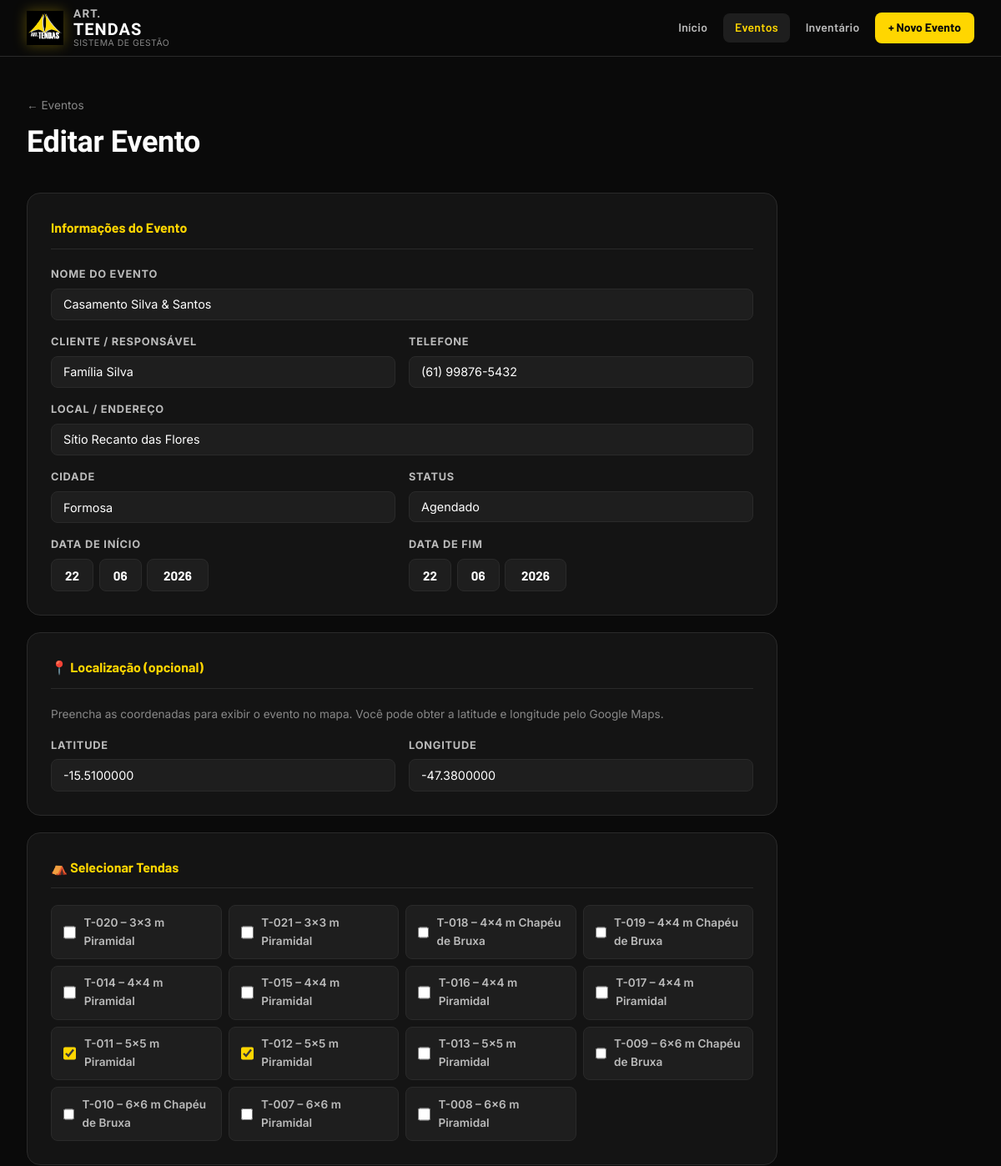
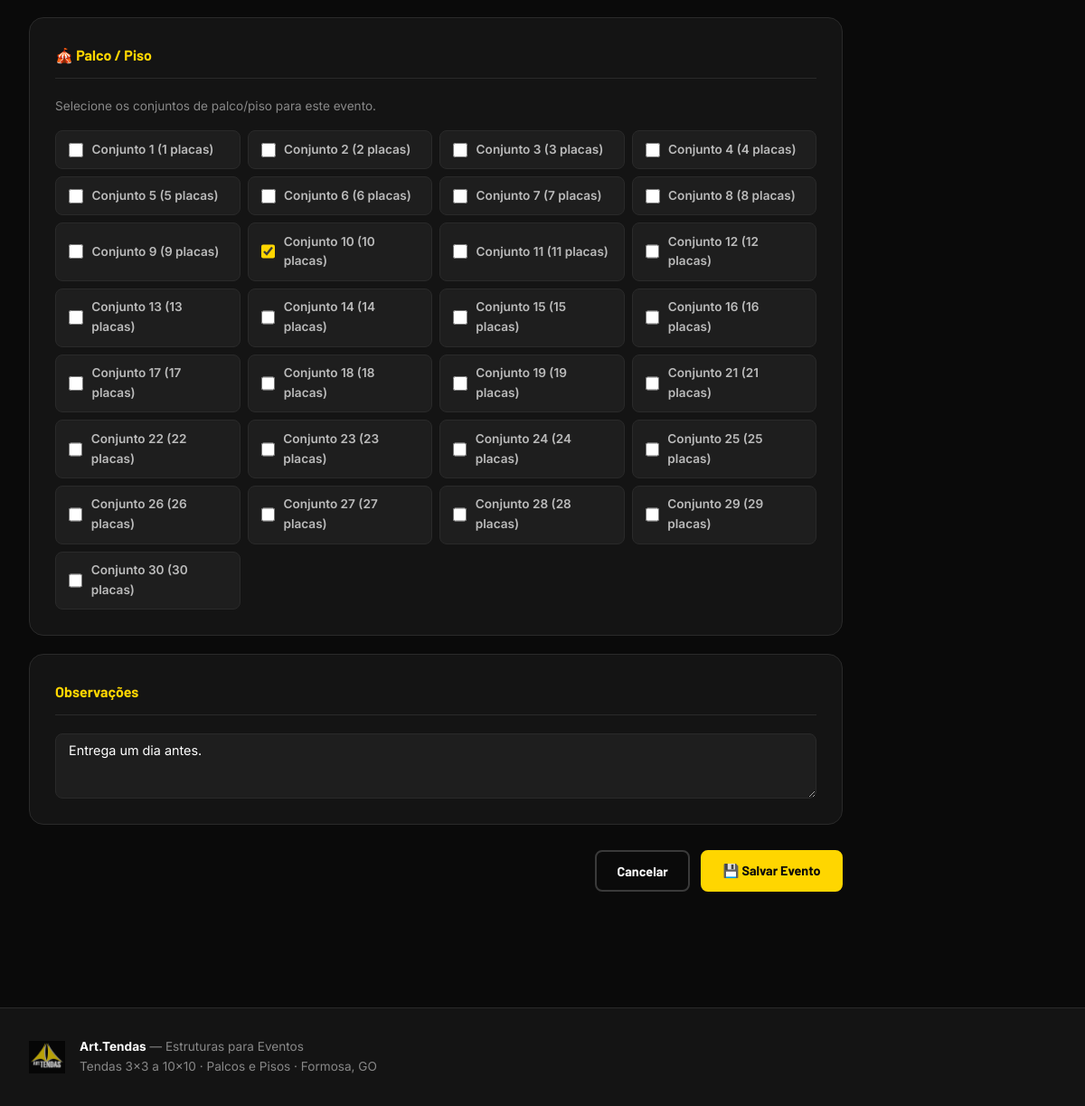
Screenshot of /eventos/2/editar/ with the database file from the repository (2 pictures, top to bottom).
### eventos/models.py (models this page shows, shortened)
class Evento(models.Model):
    STATUS = [
        ('agendado',     'Agendado'),
        ('em_andamento', 'Em Andamento'),
        ('concluido',    'Concluído'),
        ('cancelado',    'Cancelado'),
    ]
    nome       = models.CharField('Nome do Evento', max_length=200)
    cliente    = models.CharField('Cliente / Responsável', max_length=200)
    telefone   = models.CharField('Telefone', max_length=20, blank=True)
    local      = models.CharField('Local / Endereço', max_length=300)
    cidade     = models.CharField('Cidade', max_length=100, default='Formosa')
    latitude   = models.DecimalField('Latitude',  max_digits=10, decimal_places=7, null=True, blank=True)
    longitude  = models.DecimalField('Longitude', max_digits=10, decimal_places=7, null=True, blank=True)
    data_inicio = models.DateField('Data de Início')
    data_fim    = models.DateField('Data de Fim')
    status      = models.CharField('Status', max_length=20, choices=STATUS, default='agendado')
    observacoes = models.TextField('Observações', blank=True)
    tendas      = models.ManyToManyField(Tenda, blank=True, verbose_name='Tendas', related_name='eventos')
    conjuntos   = models.ManyToManyField(ConjuntoPalco, blank=True,
                                         verbose_name='Conjuntos de Palco/Piso', related_name='eventos')
    criado_em   = models.DateTimeField(auto_now_add=True)
    class Meta:
        verbose_name = 'Evento'
        verbose_name_plural = 'Eventos'
        ordering = ['-data_inicio']

### eventos/views.py (the view)
# urls.py: path('<int:pk>/editar/', views.editar_evento, name='editar'),
def editar_evento(request, pk):
    evento = get_object_or_404(Evento, pk=pk)
    if request.method == 'POST':
        tendas_antigas    = list(evento.tendas.all())
        conjuntos_antigos = list(evento.conjuntos.all())
        form = EventoForm(request.POST, instance=evento)
        if form.is_valid():
            for t in tendas_antigas:
                t.status = 'disponivel'; t.save()
            for c in conjuntos_antigos:
                c.status = 'disponivel'; c.save()
            evento = form.save()
            if evento.status in ['agendado', 'em_andamento']:
                evento.tendas.all().update(status='em_uso')
                evento.conjuntos.all().update(status='em_uso')
            messages.success(request, 'Evento atualizado com sucesso!')
            return redirect('eventos:detalhe', pk=evento.pk)
    else:
        form = EventoForm(instance=evento)
    return render(request, 'eventos/form_evento.html', {
        'form': form, 'titulo': 'Editar Evento', 'evento': evento})

### eventos/fields.py (called while the page is built)
    def decompress(self, value):
        if value:
            if isinstance(value, (list, tuple)):
                return value
            try:
                return [f'{value.day:02d}', f'{value.month:02d}', f'{value.year:04d}']
            except AttributeError:
                return [None, None, None]
        return [None, None, None]

### inventario/models.py (called while the page is built)
    def __str__(self):
        return f'{self.codigo} – {self.get_tamanho_display()} {self.get_tipo_display()}'

    def __str__(self):
        return f'{self.nome} ({self.quantidade_placas} placas)'

### templates/eventos/form_evento.html (shortened to what this page needs)
{% extends 'base.html' %}
{% block nav_eventos %}active{% endblock %}
{% block content %}
<div class="page-header">
  <div>
    <a href="{% url 'eventos:lista' %}" class="breadcrumb">← Eventos</a>
    <h1 class="page-title">{{ titulo }}</h1>
  </div>
</div>
<div class="form-container">
  <form method="post">
    <div class="form-section">
      <h2 class="form-section-title">Informações do Evento</h2>
      <div class="form-grid">
        <div class="form-group form-group--full">
          <label>{{ form.nome.label }}</label>
          {{ form.nome }}
        </div>
        <div class="form-group">
          <label>{{ form.cliente.label }}</label>
          {{ form.cliente }}
        </div>
        <div class="form-group">
          <label>{{ form.telefone.label }}</label>
          {{ form.telefone }}
        </div>
        <div class="form-group form-group--full">
          <label>{{ form.local.label }}</label>
          {{ form.local }}
        </div>
        <div class="form-group">
          <label>{{ form.cidade.label }}</label>
          {{ form.cidade }}
        </div>
        <div class="form-group">
          <label>{{ form.status.label }}</label>
          {{ form.status }}
        </div>
        <div class="form-group">
          <label>{{ form.data_inicio.label }}</label>
          {{ form.data_inicio }}
        </div>
        <div class="form-group">
          <label>{{ form.data_fim.label }}</label>
          {{ form.data_fim }}
        </div>
      </div>
    </div>
    <div class="form-section">
      <h2 class="form-section-title">📍 Localização (opcional)</h2>
      <p class="form-hint">Preencha as coordenadas para exibir o evento no mapa. Você pode obter a latitude e longitude pelo Google Maps.</p>
      <div class="form-grid">
        <div class="form-group">
          <label>{{ form.latitude.label }}</label>
          {{ form.latitude }}
        </div>
        <div class="form-group">
          <label>{{ form.longitude.label }}</label>
          {{ form.longitude }}
        </div>
      </div>
    </div>
    <div class="form-section">
      <h2 class="form-section-title">⛺ Selecionar Tendas</h2>
      {% if form.tendas.field.queryset.count == 0 %}
        <p class="text-muted">Nenhuma tenda disponível no momento. <a href="{% url 'inventario:nova_tenda' %}">Cadastrar tenda →</a></p>
      {% else %}
      <div class="checkbox-grid">
        {% for tenda in form.tendas %}
        <label class="checkbox-card">
          {{ tenda.tag }}
          <div class="checkbox-card-info">
            <span class="checkbox-card-name">{{ tenda.choice_label }}</span>
          </div>
        </label>
        {% endfor %}
      </div>
      {% endif %}
    </div>
    <div class="form-section">
      <h2 class="form-section-title">🎪 Palco / Piso</h2>
      {% if form.conjuntos.field.queryset.count == 0 %}
        <p class="text-muted">Nenhum conjunto disponível. <a href="{% url 'inventario:novo_conjunto' %}">Cadastrar conjunto →</a></p>
      {% else %}
      <p class="form-hint">Selecione os conjuntos de palco/piso para este evento.</p>
      <div class="checkbox-grid">
        {% for item in form.conjuntos %}
        <label class="checkbox-card">
          {{ item.tag }}
          <div class="checkbox-card-info">
            <span class="checkbox-card-name">{{ item.choice_label }}</span>
          </div>
        </label>
        {% endfor %}
      </div>
      {% endif %}
    </div>
    <div class="form-section">
      <h2 class="form-section-title">Observações</h2>
      <div class="form-group">
        {{ form.observacoes }}
      </div>
    </div>
    <div class="form-actions">
      <a href="{% url 'eventos:lista' %}" class="btn btn-outline">Cancelar</a>
      <button type="submit" class="btn btn-primary">💾 Salvar Evento</button>
    </div>
  </form>
</div>
{% endblock %}

### static/css/style.css (style rules this page uses)
*, *::before, *::after { box-sizing: border-box; margin: 0; padding: 0; }
:root { --black: #0A0A0A; --black-2: #141414; --black-3: #1E1E1E; --black-4: #2A2A2A; --gray: #3A3A3A; --gray-2: #555; --gray-3: #888; --gray-4: #bbb; --yellow: #FFD600; --yellow-dim: #FFEA70; --yellow-dark: #C8A800; --white: #FFFFFF; --green: #00C853; --red: #F44336; --radius: 8px; --radius-lg: 16px; --shadow: 0 4px 24px rgba(0,0,0,0.4); --transition: 0.2s ease; }
html { font-size: 16px; scroll-behavior: smooth; }
body { background: var(--black); color: var(--white); font-family: 'Inter', 'Barlow', sans-serif; line-height: 1.6; min-height: 100vh; }
a { color: var(--yellow); text-decoration: none; }
.btn { display: inline-flex; align-items: center; gap: 0.4rem; padding: 0.6rem 1.4rem; border-radius: var(--radius); font-family: 'Barlow', sans-serif; font-weight: 700; font-size: 0.9rem; cursor: pointer; border: 2px solid transparent; transition: var(--transition); text-decoration: none; white-space: nowrap; }
.btn-primary { background: var(--yellow); color: var(--black); border-color: var(--yellow); }
.btn-outline { background: transparent; color: var(--white); border-color: var(--gray); }
.page-header { display: flex; align-items: flex-start; justify-content: space-between; gap: 1rem; margin-bottom: 2rem; padding-top: 1rem; }
.breadcrumb { font-size: 0.85rem; color: var(--gray-3); display: block; margin-bottom: 0.25rem; }
.page-title { font-family: 'Barlow Condensed', sans-serif; font-weight: 900; font-size: 2.25rem; letter-spacing: -0.01em; }
.form-container { max-width: 900px; }
.form-section { background: var(--black-2); border: 1px solid var(--black-4); border-radius: var(--radius-lg); padding: 1.75rem; margin-bottom: 1.25rem; }
.form-section-title { font-family: 'Barlow', sans-serif; font-weight: 700; font-size: 1rem; color: var(--yellow); margin-bottom: 1.25rem; padding-bottom: 0.75rem; border-bottom: 1px solid var(--black-4); }
.form-hint { font-size: 0.85rem; color: var(--gray-3); margin-bottom: 1rem; }
.form-grid { display: grid; grid-template-columns: 1fr 1fr; gap: 1rem; }
.form-group { display: flex; flex-direction: column; gap: 0.4rem; }
.form-group--full { grid-column: 1 / -1; }
.form-group label { font-size: 0.8rem; font-weight: 700; color: var(--gray-4); text-transform: uppercase; letter-spacing: 0.06em; }
.form-control { background: var(--black-3); border: 1px solid var(--black-4); border-radius: var(--radius); color: var(--white); padding: 0.6rem 0.875rem; font-size: 0.9rem; font-family: 'Inter', sans-serif; transition: var(--transition); width: 100%; }
.form-control::placeholder { color: var(--gray-2); }
select.form-control { appearance: none; cursor: pointer; }
select.form-control option { background: var(--black-3); }
.form-actions { display: flex; gap: 0.75rem; justify-content: flex-end; padding-top: 0.5rem; }
.checkbox-grid { display: grid; grid-template-columns: repeat(auto-fill, minmax(200px, 1fr)); gap: 0.5rem; }
.checkbox-card { display: flex; align-items: center; gap: 0.6rem; background: var(--black-3); border: 1px solid var(--black-4); border-radius: var(--radius); padding: 0.6rem 0.875rem; cursor: pointer; font-size: 0.85rem; color: var(--gray-4); transition: var(--transition); }
.checkbox-card input[type="checkbox"] { accent-color: var(--yellow); width: 16px; height: 16px; }
.checkbox-card-name { font-weight: 600; }
.data-input { background: var(--black-3); border: 1px solid var(--black-4); border-radius: var(--radius); color: var(--white); padding: 0.6rem 0.5rem; font-size: 0.95rem; font-family: 'Barlow', sans-serif; font-weight: 700; text-align: center; transition: var(--transition); -webkit-appearance: none; appearance: none; }
.data-dia, .data-mes { width: 3.2rem; }
.data-ano { width: 4.6rem; }

### rows the page displays
Evento: nome "Casamento Silva & Santos", cliente "Família Silva", telefone "(61) 99876-5432", local "Sítio Recanto das Flores", cidade "Formosa", status "Agendado", latitude "-15.5100000", longitude "-47.3800000", observacoes "Entrega um dia antes."

### other values shown
{{ titulo }} "Editar Evento"
{{ tenda.choice_label }} "T-020 – 3x3 m Piramidal" "T-021 – 3x3 m Piramidal" "T-018 – 4x4 m Chapéu de Bruxa" "T-019 – 4x4 m Chapéu de Bruxa" "T-014 – 4x4 m Piramidal" "T-015 – 4x4 m Piramidal" "T-016 – 4x4 m Piramidal" "T-017 – 4x4 m Piramidal" "T-011 – 5x5 m Piramidal" "T-012 – 5x5 m Piramidal" "T-013 – 5x5 m Piramidal" "T-009 – 6x6 m Chapéu de Bruxa" "T-010 – 6x6 m Chapéu de Bruxa" "T-007 – 6x6 m Piramidal" "T-008 – 6x6 m Piramidal"
{{ item.choice_label }} "Conjunto 1 (1 placas)" "Conjunto 2 (2 placas)" "Conjunto 3 (3 placas)" "Conjunto 4 (4 placas)" "Conjunto 5 (5 placas)" "Conjunto 6 (6 placas)" "Conjunto 7 (7 placas)" "Conjunto 8 (8 placas)" "Conjunto 9 (9 placas)" "Conjunto 10 (10 placas)" "Conjunto 11 (11 placas)" "Conjunto 12 (12 placas)" "Conjunto 13 (13 placas)" "Conjunto 14 (14 placas)" "Conjunto 15 (15 placas)" "Conjunto 16 (16 placas)" "Conjunto 17 (17 placas)" "Conjunto 18 (18 placas)" "Conjunto 19 (19 placas)" "Conjunto 21 (21 placas)" "Conjunto 22 (22 placas)" "Conjunto 23 (23 placas)" "Conjunto 24 (24 placas)" "Conjunto 25 (25 placas)" "Conjunto 26 (26 placas)" "Conjunto 27 (27 placas)" "Conjunto 28 (28 placas)" "Conjunto 29 (29 placas)" "Conjunto 30 (30 placas)"
